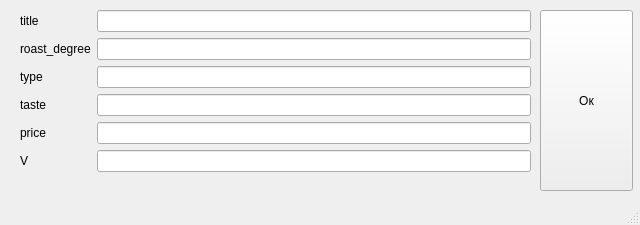
<?xml version="1.0" encoding="UTF-8"?>
<ui version="4.0">
 <class>MainWindow</class>
 <widget class="QMainWindow" name="MainWindow">
  <property name="geometry">
   <rect>
    <x>0</x>
    <y>0</y>
    <width>640</width>
    <height>225</height>
   </rect>
  </property>
  <property name="windowTitle">
   <string>MainWindow</string>
  </property>
  <widget class="QWidget" name="centralwidget">
   <widget class="QWidget" name="formLayoutWidget">
    <property name="geometry">
     <rect>
      <x>20</x>
      <y>10</y>
      <width>511</width>
      <height>181</height>
     </rect>
    </property>
    <layout class="QFormLayout" name="formLayout">
     <item row="0" column="0">
      <widget class="QLabel" name="label">
       <property name="text">
        <string>title</string>
       </property>
      </widget>
     </item>
     <item row="0" column="1">
      <widget class="QLineEdit" name="title"/>
     </item>
     <item row="1" column="0">
      <widget class="QLabel" name="label_2">
       <property name="text">
        <string>roast_degree</string>
       </property>
      </widget>
     </item>
     <item row="1" column="1">
      <widget class="QLineEdit" name="roast_degree"/>
     </item>
     <item row="2" column="0">
      <widget class="QLabel" name="label_3">
       <property name="text">
        <string>type</string>
       </property>
      </widget>
     </item>
     <item row="2" column="1">
      <widget class="QLineEdit" name="type"/>
     </item>
     <item row="3" column="0">
      <widget class="QLabel" name="label_4">
       <property name="text">
        <string>taste</string>
       </property>
      </widget>
     </item>
     <item row="3" column="1">
      <widget class="QLineEdit" name="taste"/>
     </item>
     <item row="4" column="0">
      <widget class="QLabel" name="label_5">
       <property name="text">
        <string>price</string>
       </property>
      </widget>
     </item>
     <item row="4" column="1">
      <widget class="QLineEdit" name="price"/>
     </item>
     <item row="5" column="0">
      <widget class="QLabel" name="label_6">
       <property name="text">
        <string>V</string>
       </property>
      </widget>
     </item>
     <item row="5" column="1">
      <widget class="QLineEdit" name="V"/>
     </item>
    </layout>
   </widget>
   <widget class="QPushButton" name="pushButton">
    <property name="geometry">
     <rect>
      <x>540</x>
      <y>10</y>
      <width>93</width>
      <height>181</height>
     </rect>
    </property>
    <property name="text">
     <string>Ок</string>
    </property>
   </widget>
  </widget>
  <widget class="QStatusBar" name="statusbar"/>
 </widget>
 <resources/>
 <connections/>
</ui>
